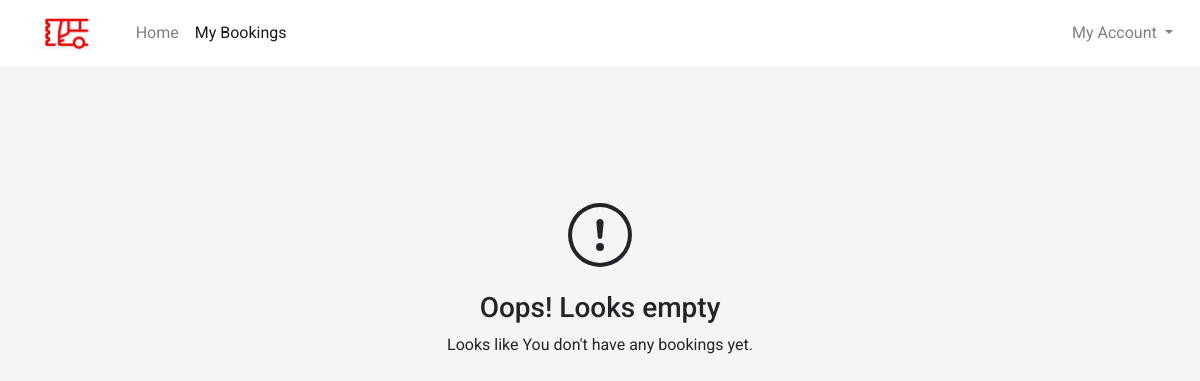
The page /bus/bookings (signed in) on the database as committed earlier.
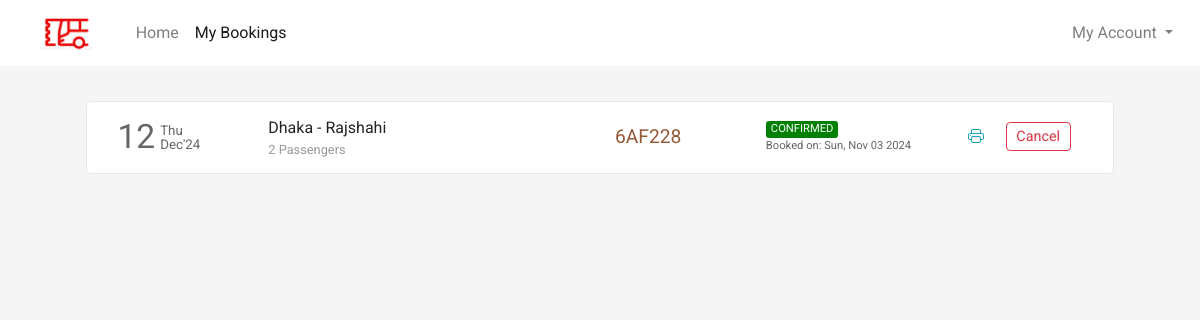
The same page on the database as committed later.
### flight/models.py (models this page shows, shortened)
class Ticket(models.Model):
    user = models.ForeignKey(
        User, on_delete=models.CASCADE, related_name="bookings", blank=True, null=True
    )
    num_passenger = models.IntegerField(null=True)
    bus = models.ForeignKey(
        Bus, on_delete=models.CASCADE, related_name="tickets", blank=True, null=True
    )
    ref_no = models.CharField(max_length=10, blank=True)
    seats = models.ManyToManyField(Seat, related_name="tickets")
    bus_date = models.DateTimeField(blank=True, null=True)
    bus_fare = models.FloatField(blank=True, null=True)
    other_charges = models.FloatField(blank=True, null=True)
    coupon_used = models.ForeignKey(
        Coupon, on_delete=models.CASCADE, related_name="tickets", blank=True, null=True
    )
    total_fare = models.FloatField(blank=True, null=True)
    seat_class = models.CharField(max_length=20, choices=SEAT_CLASS)
    booking_date = models.DateTimeField(default=timezone.now)
    mobile = models.CharField(max_length=20, blank=True)
    email = models.EmailField(max_length=45, blank=True)
    status = models.CharField(max_length=45, choices=TICKET_STATUS)

class Bus(models.Model):
    origin = models.ForeignKey(
        Place, on_delete=models.CASCADE, related_name="departures"
    )
    destination = models.ForeignKey(
        Place, on_delete=models.CASCADE, related_name="arrivals"
    )
    depart_time = models.TimeField(auto_now=False, auto_now_add=False)
    depart_day = models.ManyToManyField(Week, related_name="bus_of_the_day")
    seat_class = models.CharField(max_length=20, choices=SEAT_CLASS)
    fare = models.FloatField()

class Place(models.Model):
    city = models.CharField(max_length=64)
    code = models.CharField(max_length=3)

### flight/views.py (the view)
# urls.py: path("bus/bookings", views.bookings, name="bookings"),
def bookings(request):
    if request.user.is_authenticated:
        tickets = Ticket.objects.filter(user=request.user).order_by("-booking_date")
        return render(
            request, "flight/bookings.html", {"page": "bookings", "tickets": tickets}
        )
    else:
        return HttpResponseRedirect(reverse("login"))

### flight/templates/flight/bookings.html (shortened to what the changed rows need)
{% extends 'flight/layout.html' %}
{% load static %}
{% block head %}
    <link rel="stylesheet" href="{% static 'css/bookings_style.css' %}">
{% endblock head %}
{% block body %}
    <section class="section section1">
        <div class="container">
            {% if tickets %}
                {% for ticket in tickets %}
                    <div class="row each-booking-div" id="{{ticket.ref_no}}">
                        <div class="col-2" style="display: flex;">
                            <div style="display: flex; color: #666666; margin-top: auto;">
                                <div>
                                    <span style="font-size: 2.1em;">{{ticket.bus_date | date:"d"}}</span>
                                </div>
                                <div style="font-size: smaller; display: flex; margin: auto 0; padding-left: 5px; line-height: 1em;">
                                    <div style="margin: auto;">
                                        <div style="margin-bottom: 1px;">{{ticket.bus_date | date:"D"}}</div>
                                        <div style="margin-top: 1px;">{{ticket.bus_date | date:"M'y"}}</div>
                                    </div>
                                </div>
                            </div>
                        </div>
                        <div class="col-4 middle-div">
                            <div style="width:100%">
                                <div class="row places-div" style=" display: flex;">
                                    <div style="max-width: 45%;">{{ticket.bus.origin.city}}</div>
                                    <div>&nbsp;-&nbsp;</div>
                                    <div style="max-width: 45%;">{{ticket.bus.destination.city}}</div>
                                </div>
                                <div class="row places-div" style="font-size: .8em; color: #999999; ">
                                    <div style="max-width: 100%;">{{ticket.num_passenger}} Passengers</div>
                                </div>
                            </div>
                        </div>
                        <div class="col-2 middle-div">
                            <div style="font-size: 1.2em; color: #945937;">{{ticket.ref_no}}</div>
                        </div>
                        <div class="col-2 middle-div">
                            <div>
                                <div class="row status-div">
                                    {% if ticket.status == 'CONFIRMED' %}
                                        <div class="green">{{ticket.status}}</div>
                                    {% endif %}
                                </div>
                                <div class="row booking-date-div" style="font-size: .7em; color: #666;">
                                    {% if ticket.status == 'CONFIRMED' %}
                                        Booked on: {{ticket.booking_date | date:"D, M d Y"}}
                                    {% endif %}
                                </div>
                            </div>
                        </div>
                        <div class="col-2 last-div">
                            <div>
                                <div class="ticket-action-div">
                                    {% if ticket.status == 'CONFIRMED' %}
                                        <form action="{% url 'getticket' %}" method="get" target="_blank">
                                            <button type="submit" class="btn btn-outline-info btnp pbtn">
                                            </button>
                                        </form>
                                        <button class="btn btn-outline-danger btnp cbtn"  data-ref="{{ticket.ref_no}}" onclick="popup(this)">Cancel</button>
                                    {% endif %}
                                </div>
                            </div>
                        </div>
                    </div>
                {% endfor %}
            {% else %}
                <div style="height: 100%; width:100%; padding: 10%;">
                    <div style="text-align: center; margin: auto;">
                        <br><br>
                        <h3>Oops! Looks empty</h3>
                        <p>
                            Looks like You don't have any bookings yet.
                        </p>
                    </div>
                </div>
            {% endif %}
        </div>
    </section>
{% endblock %}

Rows that differ between the two databases and show on the page:
added Ticket: bus_date "12", bus_date "Thu", bus_date "Dec'24", bus.origin.city "Dhaka", bus.destination.city "Rajshahi", num_passenger "2", ref_no "6AF228", status "CONFIRMED", booking_date "Sun, Nov 03 2024"
Other text that changed with them:
text no longer shown: "Oops! Looks empty Looks like You don't have any bookings yet."
